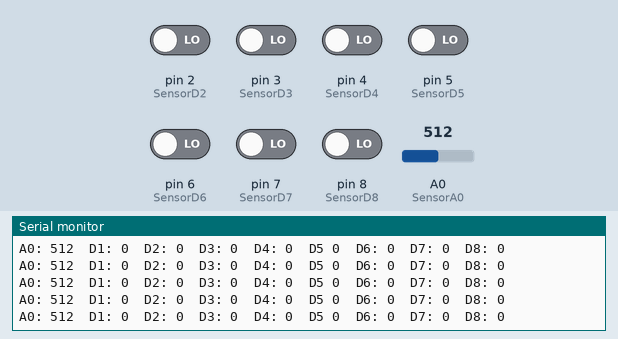
The sketch below on a simulated Arduino Uno, built with avr-gcc and run on an emulated ATmega328P. Shown: the last lines printed to the serial monitor. The inputs (shaded band) are chosen by the test bench; at power-on: pin 2 (SensorD2), pin 3 (SensorD3), pin 4 (SensorD4), pin 5 (SensorD5), pin 6 (SensorD6), pin 7 (SensorD7), pin 8 (SensorD8) LOW, A0 (SensorA0) = 512.

Above: at 1.2 s.
1.3 s: A0 (SensorA0) set to 109
At 1.4 s:
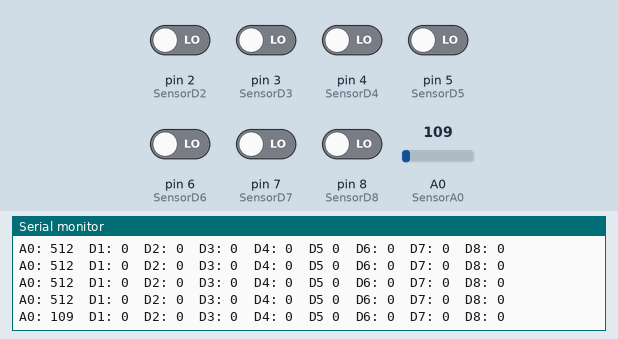
4.3 s: A0 (SensorA0) set to 90
At 4.32 s:
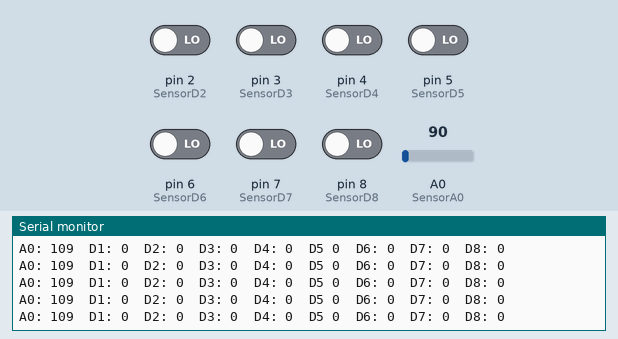
Timing chart, 0 to 7.3 s (numbered marks = the images above; inputs shaded):
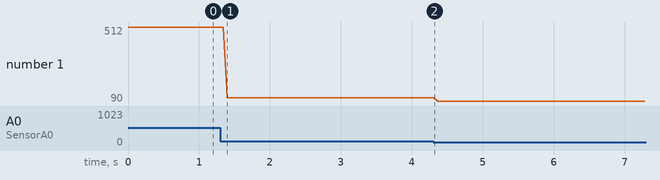

The sketch:

Kamel_Sensor_Test.ino
```cpp
#define SensorA0 A0
#define SensorD1 1
#define SensorD2 2
#define SensorD3 3
#define SensorD4 4
#define SensorD5 5
#define SensorD6 6
#define SensorD7 7
#define SensorD8 8

void setup() {
  Serial.begin(9600);
  pinMode(SensorA0, INPUT);  // sets the digital pin 13 as output
  pinMode(SensorD1, INPUT);  // sets the digital pin 13 as output
  pinMode(SensorD2, INPUT);    // sets the digital pin 7 as input
  pinMode(SensorD3, INPUT);  // sets the digital pin 13 as output
  pinMode(SensorD4, INPUT);    // sets the digital pin 7 as input
  pinMode(SensorD5, INPUT);  // sets the digital pin 13 as output
  pinMode(SensorD6, INPUT);    // sets the digital pin 7 as inputpinMode(SensorD1, OUTPUT);  // sets the digital pin 13 as output
  pinMode(SensorD7, INPUT);    // sets the digital pin 7 as inputpinMode(SensorD1, OUTPUT);  // sets the digital pin 13 as output
  pinMode(SensorD8, INPUT);    // sets the digital pin 7 as input
}

void loop() {
  Serial.print("A0: ");
  Serial.print(analogRead (SensorA0));
  Serial.print("\tD1: ");
  Serial.print(digitalRead (SensorD1));
  Serial.print("\tD2: ");
  Serial.print(digitalRead (SensorD2));
  Serial.print("\tD3: ");
  Serial.print(digitalRead (SensorD3));
  Serial.print("\tD4: ");
  Serial.print(digitalRead (SensorD4));
  Serial.print("\tD5 ");
  Serial.print(digitalRead (SensorD5));
  Serial.print("\tD6: ");
  Serial.print(digitalRead (SensorD6));
  Serial.print("\tD7: ");
  Serial.print(digitalRead (SensorD7));
  Serial.print("\tD8: ");
  Serial.print(digitalRead (SensorD8));
  Serial.println();
}
```

Measured:
- after the input at 1.3 s, the serial monitor: prints a new line after 0.10 s (image 1)
- plotted number 1: 512 → 109 after the input at 1.3 s, 109 → 90 after the input at 4.3 s
